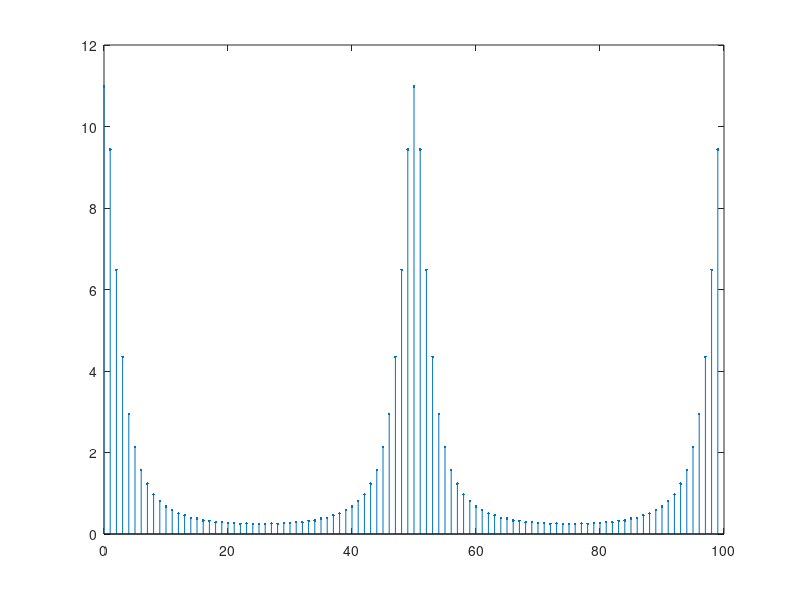
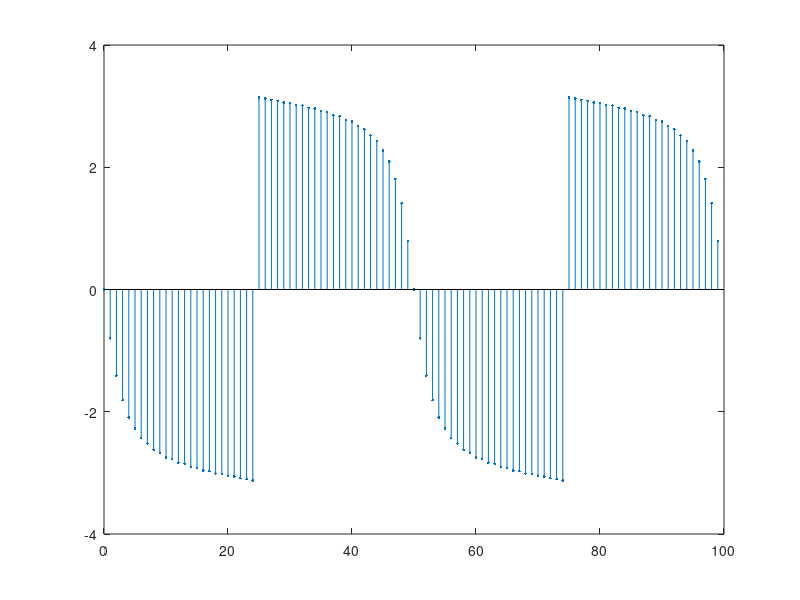
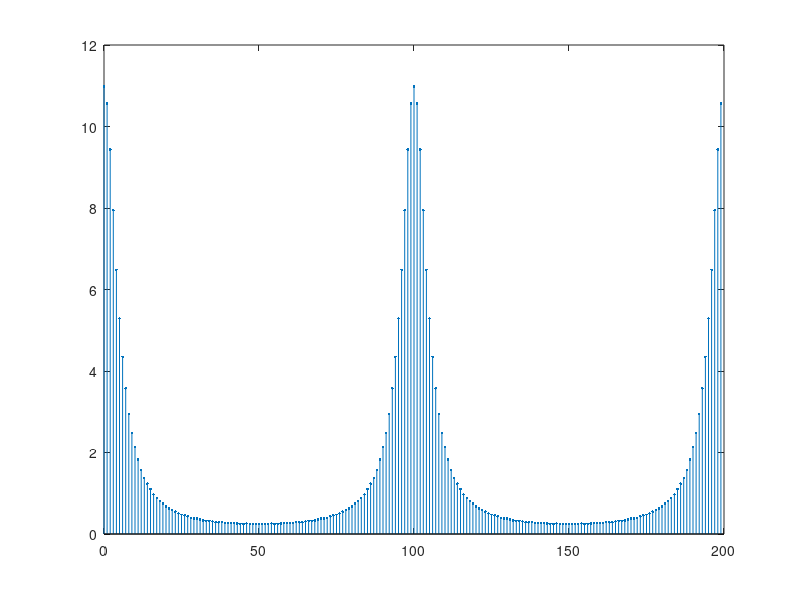
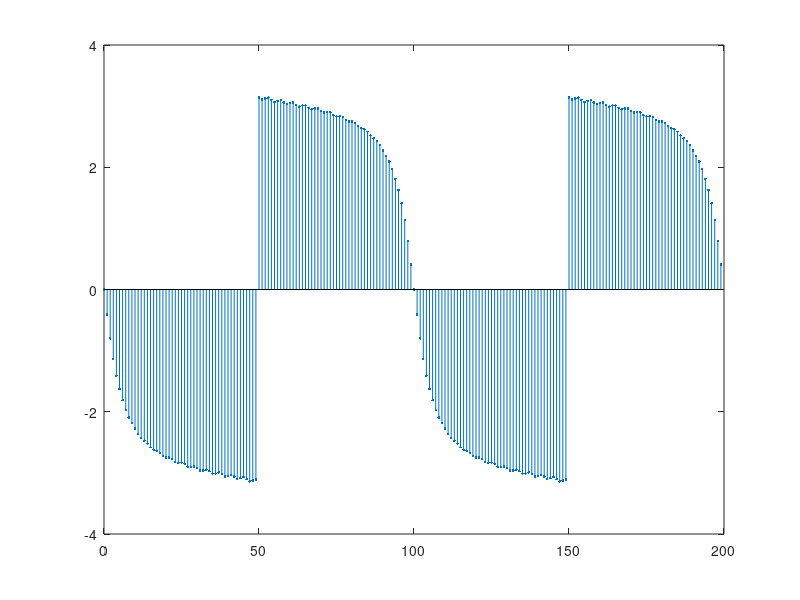

Write MATLAB code to recreate these figures, in order.
clear;
x1 = zeros(1,50);
for i=1:26
    x1(1,i)=(i-1)*exp(-0.3*(i-1));
end
X1=fft(x1);
X1=[X1 X1];
k1=0:99;
h1=abs(X1);
pha1=angle(X1);

x2 = zeros(1,100);
for i=1:26
    x2(1,i)=(i-1)*exp(-0.3*(i-1));
end
X2=fft(x2);
X2=[X2 X2];
k2=0:199;
h2=abs(X2);
pha2=angle(X2);

figure;

stem(k1,h1,'.');

figure;
stem(k1,pha1,'.');
figure;
stem(k2,h2,'.');

figure;
stem(k2,pha2,'.');
